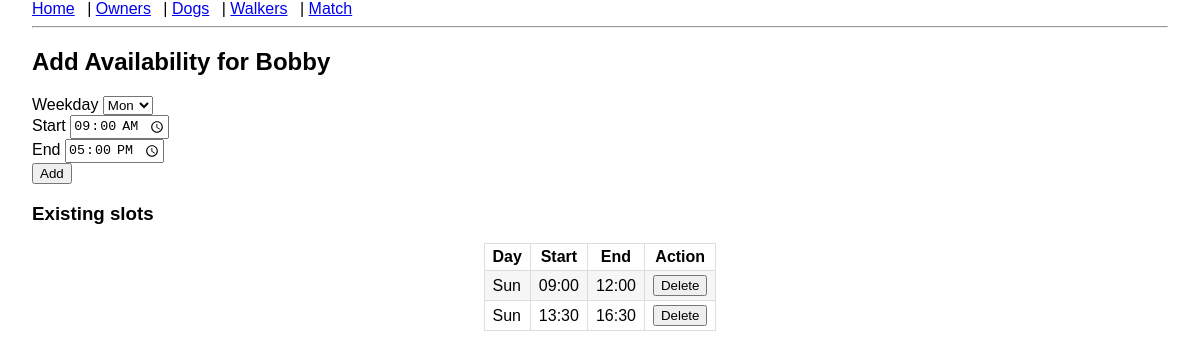
Screenshot of /availability/dog/4 with the database file from the repository.
### models.py (models this page shows)
class Dog(db.Model):
    id = db.Column(db.Integer, primary_key=True)
    name = db.Column(db.String(80), nullable=False)
    breed = db.Column(db.String(80))
    owner_id = db.Column(db.Integer, db.ForeignKey("dog_owner.id"), nullable=False)
    availabilities = db.relationship(
        "Availability", backref="dog", cascade="all, delete-orphan"
    )

class Availability(db.Model):
    id = db.Column(db.Integer, primary_key=True)
    weekday = db.Column(db.Integer, nullable=False)  # 0 = Mon … 6 = Sun
    start_time = db.Column(db.Time, nullable=False)
    end_time = db.Column(db.Time, nullable=False)
    dog_id = db.Column(db.Integer, db.ForeignKey("dog.id"))
    walker_id = db.Column(db.Integer, db.ForeignKey("dog_walker.id"))

### app.py (the view, shortened to what this page needs)
@app.route("/availability/<string:entity>/<int:entity_id>", methods=["GET", "POST"])
def manage_availability(entity, entity_id):
    form = AvailabilityForm()
    if entity == "dog":
        obj = Dog.query.get_or_404(entity_id)
    else:
        obj = DogWalker.query.get_or_404(entity_id)
    return render_template(
        "availability_form.html",
        form=AvailabilityForm(),
        entity=entity,
        obj=obj
    )

### forms.py (shortened to what this page needs)
class AvailabilityForm(FlaskForm):
    weekday = SelectField("Weekday", coerce=int, choices=WEEKDAYS)
    start_time = TimeField("Start", default=dt.time(9, 0))
    end_time = TimeField("End", default=dt.time(17, 0))
    submit = SubmitField("Add")

### templates/availability_form.html (shortened to what this page needs)
{% extends "layout.html" %}
{% block content %}
<h2>Add Availability for {{ obj.name }}</h2>
<form method="post">
    {{ form.weekday.label }} {{ form.weekday() }}<br>
    {{ form.start_time.label }} {{ form.start_time() }}<br>
    {{ form.end_time.label }} {{ form.end_time() }}<br>
    {{ form.submit() }}
</form>
<h3>Existing slots</h3>
<table>
    <tr>
        <th>Day</th>
        <th>Start</th>
        <th>End</th>
        <th>Action</th>
    </tr>
    {% for a in obj.availabilities %}
    <tr>
        <td>{{ ['Mon','Tue','Wed','Thu','Fri','Sat','Sun'][a.weekday] }}</td>
        <td>{{ a.start_time.strftime('%H:%M') }}</td>
        <td>{{ a.end_time.strftime('%H:%M') }}</td>
        <td>
            <form action="{{ url_for('delete_availability', availability_id=a.id) }}" method="post" style="margin:0;">
                <button type="submit" onclick="return confirm('Are you sure you want to delete this slot?');"
                        class="btn btn-danger">
                    Delete
                </button>
            </form>
        </td>
    </tr>
    {% endfor %}
</table>
{% endblock %}

### static/style.css (style rules this page uses)
body { font-family: Arial, sans-serif; margin: 0 2rem; }
table { border-collapse: collapse; width: auto; margin: 0 auto; }
th, td { border: 1px solid #ddd; padding: 4px 8px; }
tr:nth-child(even) { background: #f6f6f6; }

### rows the page displays
Dog: name "Bobby"
Availability: weekday "Sun", start_time "09:00", end_time "12:00"
Availability: weekday "Sun", start_time "13:30", end_time "16:30"
